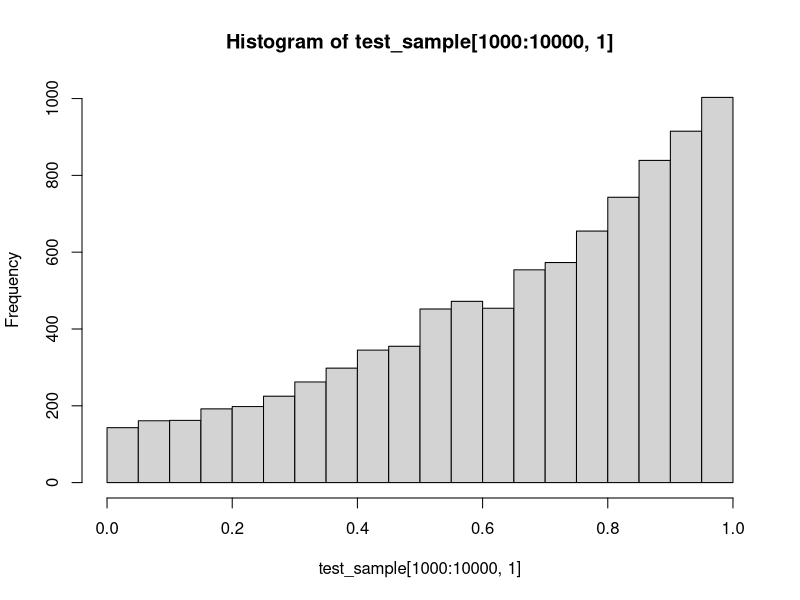

Recreate this plot in R.
## This script illustrates the Metropolis-Hastings algorithm for
## approximating the posterior distribution of the time of infection
## in a simple SIS model
## Author: Vladimir N. Minin
## last update: 07/14/2019

sis_log_like = function(inf_time, inf_rate, clear_rate, total_time){
 return(log(inf_rate) - inf_rate*inf_time - clear_rate*(total_time-inf_time))
}

sis_proposal = function(cur_inf_time, total_time, win_half_len){
   
  new_inf_time = cur_inf_time + runif(1,-win_half_len, win_half_len)
   
  if (new_inf_time < 0){
     new_inf_time = - new_inf_time
  }else{
    if (new_inf_time > total_time){
      new_inf_time = 2*total_time - new_inf_time 
    }
  }
   
  return(new_inf_time)
}


inf_time_mcmc = function(start_inf_time, inf_rate, clear_rate, total_time, win_half_len, chain_len){
  
  result_mat = matrix(0, chain_len, 3)
  colnames(result_mat) = c("inf_time", "log_like", "acc_ind")
  
  cur_inf_time= start_inf_time
  result_mat[1,1] = start_inf_time
  result_mat[1,2] = sis_log_like(start_inf_time, inf_rate, clear_rate, total_time)
  
  for (i in 2:chain_len){
    prop_inf_time = sis_proposal(cur_inf_time, total_time, win_half_len)
    
    mh_log_ratio = sis_log_like(prop_inf_time, inf_rate, clear_rate, total_time) - 
      sis_log_like(cur_inf_time, inf_rate, clear_rate, total_time)
    
    
    if (log(runif(1)) < mh_log_ratio){
      result_mat[i,1] = prop_inf_time
      result_mat[i,2] = sis_log_like(prop_inf_time, inf_rate, clear_rate, total_time)
      result_mat[i,3] = 1
      
      cur_inf_time = prop_inf_time
    }else{
      result_mat[i,1] = cur_inf_time
      result_mat[i,2] = sis_log_like(cur_inf_time, inf_rate, clear_rate, total_time)
    }
  }
  
  return(result_mat)
}

## run the above functions

test_sample = inf_time_mcmc(start_inf_time=0.1, inf_rate=0.2, clear_rate=2, total_time=1.0, win_half_len=0.2, chain_len=10000)

summary(test_sample[1000:10000,])

hist(test_sample[1000:10000,1])
